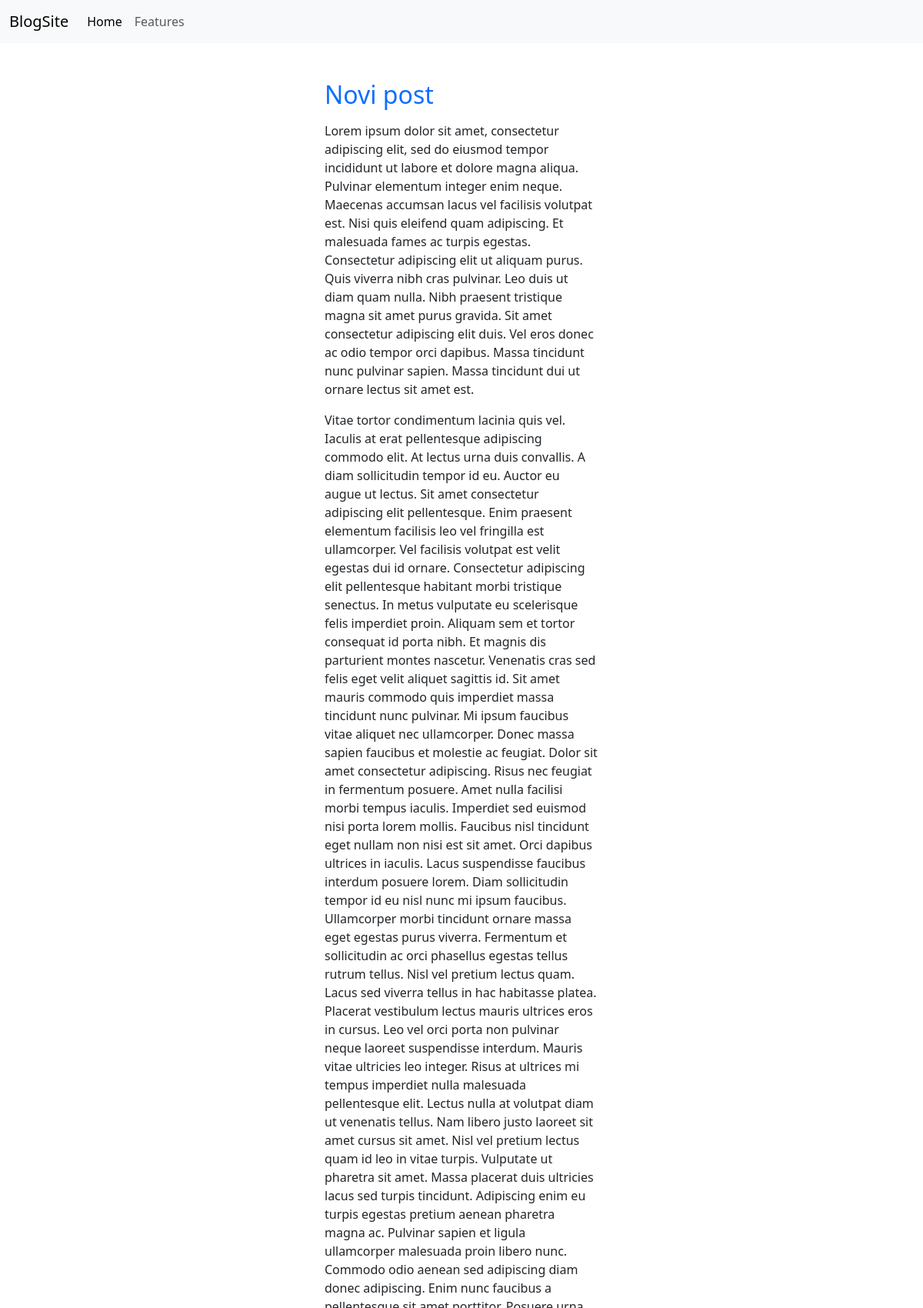
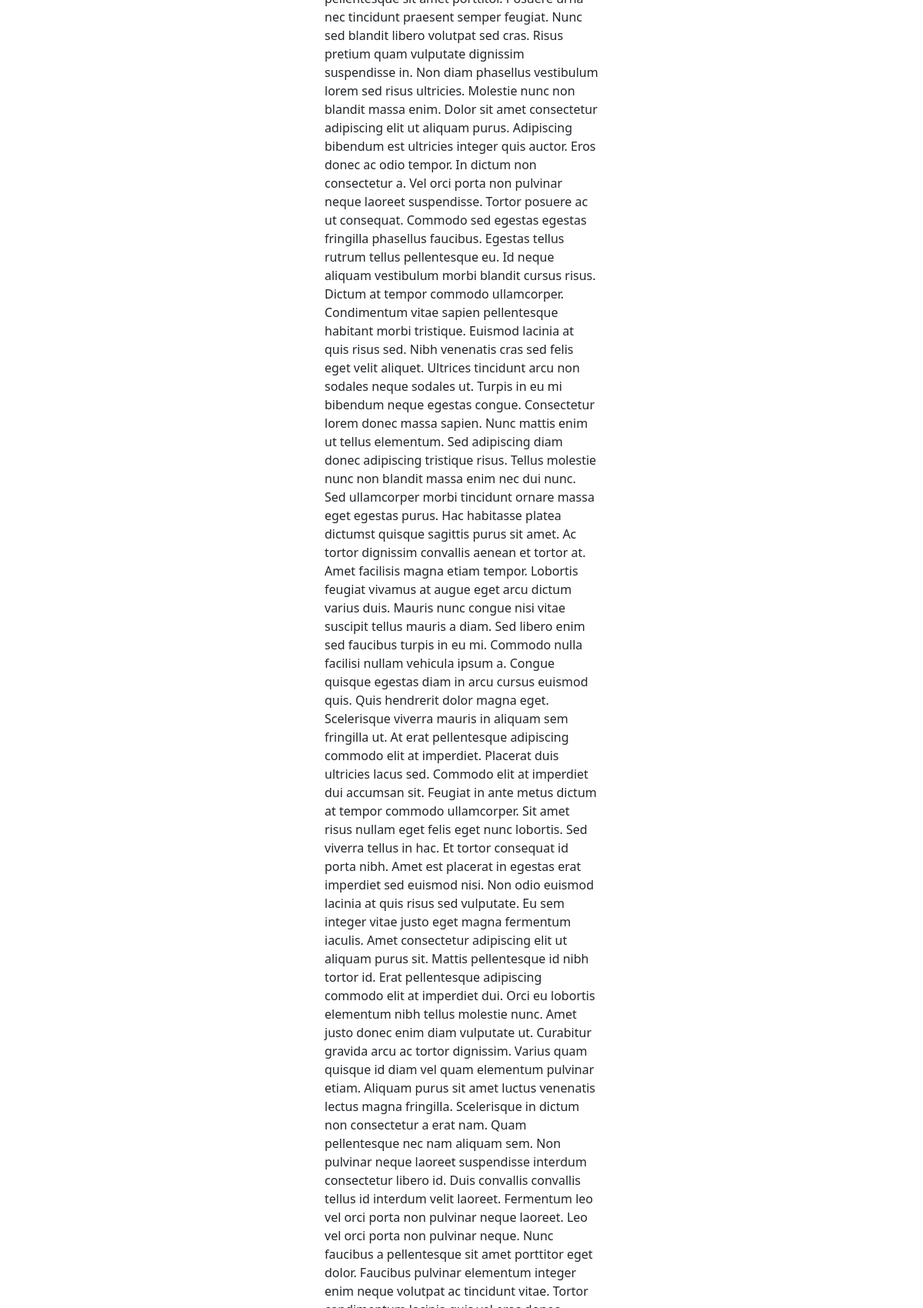
The app's page /blog/novi-posst/ (upper part) with its own data (2 pictures, top to bottom).
### blog/models.py (models this page shows, shortened)
class Post(models.Model):
    class NewManager(models.Manager):
        def get_queryset(self):
            return super().get_queryset().filter(status='published')
    options = (
        ('draft', 'Draft'),
        ('published', 'Published'),
    )
    title = models.CharField(max_length=250)
    excerpt = models.TextField(null=True)
    slug = models.SlugField(max_length=250, unique_for_date='publish')
    publish = models.DateTimeField(default=timezone.now)
    author = models.ForeignKey(User, on_delete=models.CASCADE, related_name='blog_posts')
    content = models.TextField()
    status = models.CharField(max_length=10, choices=options, default='draft')
    objects = models.Manager() #default manager
    newmanager = NewManager() #custom manager
    class Meta:
        ordering = ('-publish', )

### blog/views.py (the view)
# urls.py: path('<slug:post>/', views.post_single, name='post_single'),
def post_single(request, post):
    post = get_object_or_404(Post, slug=post, status='published')
    return render(request, 'single.html', {'post': post})

### blog/templates/single.html (shortened to what this page needs)
{% extends 'base.html' %}
{% block content %}
    <div>
        <h2 class="text-primary">{{ post.title }}</h2>
    </div>
    <div>
        <p>{{ post.content|safe }}</p>
    </div>
{% endblock %}

### records on screen
Post: title "Novi post", content "Lorem ipsum dolor sit amet, consectetur adipiscing elit, sed do eiusmod tempor incididunt ut labore et dolore magna aliqua. Pulvinar elementum integer enim neque. Maecenas accumsan lacus vel facilisis volutpat est. Nisi quis eleifend quam adipiscing. Et malesuada fames ac turpis egestas. Consectetur adipiscing elit ut aliquam purus. Quis viverra nibh cras pulvinar. Leo duis ut diam quam nulla. Nibh praesent tristique magna sit amet purus gravida. Sit amet consectetur adipiscing elit duis. Vel eros donec ac odio tempor orci dapibus. Massa tincidunt nunc pulvinar sapien. Massa tincidunt dui ut ornare lectus sit amet est."
